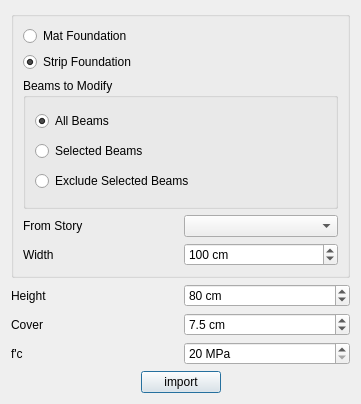
<?xml version="1.0" encoding="UTF-8"?>
<ui version="4.0">
 <class>Dialog</class>
 <widget class="QDialog" name="Dialog">
  <property name="geometry">
   <rect>
    <x>0</x>
    <y>0</y>
    <width>361</width>
    <height>404</height>
   </rect>
  </property>
  <property name="windowTitle">
   <string>beam torsion options</string>
  </property>
  <layout class="QVBoxLayout" name="verticalLayout_3">
   <item>
    <layout class="QHBoxLayout" name="horizontalLayout_2">
     <item>
      <widget class="QGroupBox" name="groupBox_2">
       <property name="title">
        <string/>
       </property>
       <layout class="QVBoxLayout" name="verticalLayout">
        <item>
         <widget class="QRadioButton" name="mat">
          <property name="text">
           <string>Mat Foundation</string>
          </property>
         </widget>
        </item>
        <item>
         <widget class="QRadioButton" name="tape">
          <property name="text">
           <string>Strip Foundation</string>
          </property>
          <property name="checked">
           <bool>true</bool>
          </property>
         </widget>
        </item>
        <item>
         <widget class="QGroupBox" name="beams_group">
          <property name="title">
           <string>Beams to Modify</string>
          </property>
          <layout class="QVBoxLayout" name="verticalLayout_2">
           <item>
            <widget class="QRadioButton" name="all_beams">
             <property name="text">
              <string>All Beams</string>
             </property>
             <property name="checked">
              <bool>true</bool>
             </property>
            </widget>
           </item>
           <item>
            <widget class="QRadioButton" name="selected_beams">
             <property name="text">
              <string>Selected Beams</string>
             </property>
             <property name="checked">
              <bool>false</bool>
             </property>
            </widget>
           </item>
           <item>
            <widget class="QRadioButton" name="exclude_selected_beams">
             <property name="text">
              <string>Exclude Selected Beams</string>
             </property>
            </widget>
           </item>
          </layout>
         </widget>
        </item>
        <item>
         <layout class="QHBoxLayout" name="horizontalLayout">
          <item>
           <widget class="QLabel" name="story_label">
            <property name="text">
             <string>From Story</string>
            </property>
           </widget>
          </item>
          <item>
           <widget class="QComboBox" name="story"/>
          </item>
         </layout>
        </item>
        <item>
         <layout class="QHBoxLayout" name="horizontalLayout_4">
          <item>
           <widget class="QLabel" name="width_label">
            <property name="text">
             <string>Width</string>
            </property>
           </widget>
          </item>
          <item>
           <widget class="QSpinBox" name="width_spinbox">
            <property name="suffix">
             <string> cm</string>
            </property>
            <property name="minimum">
             <number>10</number>
            </property>
            <property name="maximum">
             <number>1000</number>
            </property>
            <property name="singleStep">
             <number>5</number>
            </property>
            <property name="value">
             <number>100</number>
            </property>
           </widget>
          </item>
         </layout>
        </item>
       </layout>
      </widget>
     </item>
    </layout>
   </item>
   <item>
    <layout class="QGridLayout" name="gridLayout">
     <item row="2" column="1">
      <widget class="QSpinBox" name="fc">
       <property name="suffix">
        <string> MPa</string>
       </property>
       <property name="minimum">
        <number>20</number>
       </property>
      </widget>
     </item>
     <item row="0" column="1">
      <widget class="QSpinBox" name="height_spinbox">
       <property name="suffix">
        <string> cm</string>
       </property>
       <property name="maximum">
        <number>500</number>
       </property>
       <property name="singleStep">
        <number>5</number>
       </property>
       <property name="value">
        <number>80</number>
       </property>
      </widget>
     </item>
     <item row="0" column="0">
      <widget class="QLabel" name="label">
       <property name="text">
        <string>Height</string>
       </property>
      </widget>
     </item>
     <item row="2" column="0">
      <widget class="QLabel" name="label_3">
       <property name="text">
        <string>f'c</string>
       </property>
      </widget>
     </item>
     <item row="1" column="1">
      <widget class="QDoubleSpinBox" name="cover">
       <property name="suffix">
        <string> cm</string>
       </property>
       <property name="decimals">
        <number>1</number>
       </property>
       <property name="minimum">
        <double>1.000000000000000</double>
       </property>
       <property name="maximum">
        <double>15.000000000000000</double>
       </property>
       <property name="value">
        <double>7.500000000000000</double>
       </property>
      </widget>
     </item>
     <item row="1" column="0">
      <widget class="QLabel" name="label_2">
       <property name="text">
        <string>Cover</string>
       </property>
      </widget>
     </item>
    </layout>
   </item>
   <item>
    <layout class="QHBoxLayout" name="horizontalLayout_3">
     <item>
      <spacer name="horizontalSpacer">
       <property name="orientation">
        <enum>Qt::Horizontal</enum>
       </property>
       <property name="sizeHint" stdset="0">
        <size>
         <width>40</width>
         <height>20</height>
        </size>
       </property>
      </spacer>
     </item>
     <item>
      <widget class="QPushButton" name="import_button">
       <property name="text">
        <string>import</string>
       </property>
      </widget>
     </item>
     <item>
      <spacer name="horizontalSpacer_2">
       <property name="orientation">
        <enum>Qt::Horizontal</enum>
       </property>
       <property name="sizeHint" stdset="0">
        <size>
         <width>40</width>
         <height>20</height>
        </size>
       </property>
      </spacer>
     </item>
    </layout>
   </item>
  </layout>
 </widget>
 <resources/>
 <connections/>
</ui>
